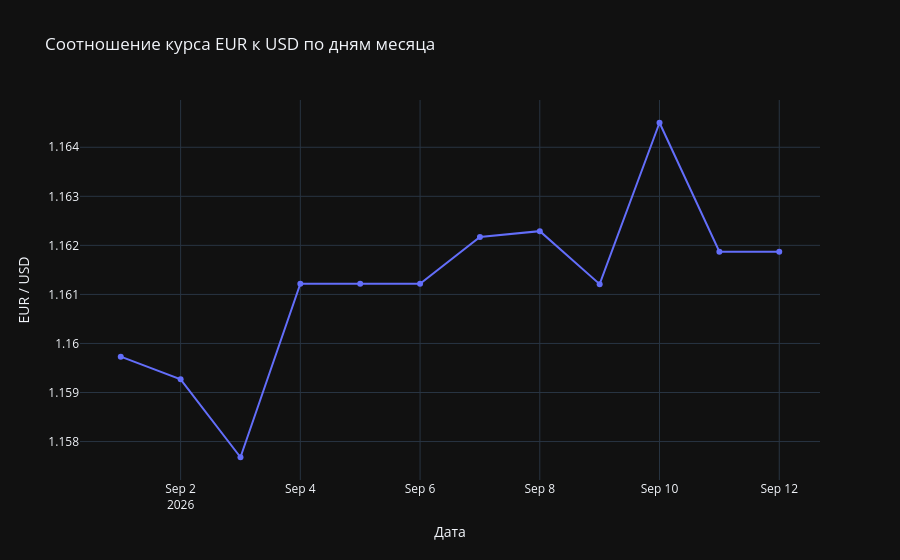

The cell this chart's notebook holds for it:
### Code cell
import plotly.express as px

fig = px.line(
    rates_df,
    x="date",
    y="EUR_to_USD",
    markers=True,
    title="Соотношение курса EUR к USD по дням месяца",
    labels={"date": "Дата", "EUR_to_USD": "EUR / USD"}
)
fig.show()

### Figure 1 — Plotly figure (JSON) as saved in the notebook; plotly's stock layout.template omitted (floating-point values rounded to 4 significant figures)
{"data": [{"hovertemplate": "Дата=%{x}<br>EUR / USD=%{y}<extra></extra>", "legendgroup": "", "line": {"color": "#636efa", "dash": "solid"}, "marker": {"symbol": "circle"}, "mode": "lines+markers", "name": "", "orientation": "v", "showlegend": false, "x": ["2026-09-01", "2026-09-02", "2026-09-03", "2026-09-04", "2026-09-05", "2026-09-06", "2026-09-07", "2026-09-08", "2026-09-09", "2026-09-10", "2026-09-11", "2026-09-12"], "xaxis": "x", "y": [1.16, 1.159, 1.158, 1.161, 1.161, 1.161, 1.162, 1.162, 1.161, 1.165, 1.162, 1.162], "yaxis": "y", "type": "scatter"}], "layout": {"xaxis": {"anchor": "y", "domain": [0.0, 1.0], "title": {"text": "Дата"}}, "yaxis": {"anchor": "x", "domain": [0.0, 1.0], "title": {"text": "EUR / USD"}}, "legend": {"tracegroupgap": 0}, "title": {"text": "Соотношение курса EUR к USD по дням месяца"}}}
